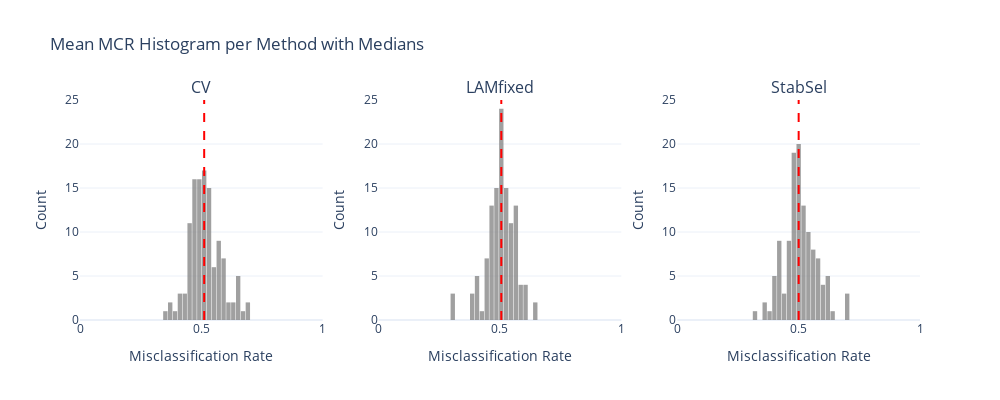

Write notebook code for a chart like this one.
### Code cell
mcr_data = {
    'CV': [],
    'LAMfixed': [],
    'StabSel': []
}
for cluster_vals in avg_mcr_results.values():
    for level_vals in cluster_vals.values():
        mcr_data['CV'].append(level_vals['mean_MCR_CV'])
        mcr_data['LAMfixed'].append(level_vals['mean_MCR_LAMfixed'])
        mcr_data['StabSel'].append(level_vals['mean_MCR_StabSel'])

# Calculate global range for histogram bins
all_values = np.concatenate([mcr_data[m] for m in mcr_data])
x_min, x_max = all_values.min(), all_values.max()
nbins = 20
bin_width = (x_max - x_min) / nbins

# Create histogram subplots
methods = ['CV', 'LAMfixed', 'StabSel']
fig = make_subplots(rows=1, cols=3, subplot_titles=methods)

# Add histograms
for i, method in enumerate(methods):
    median = np.median(mcr_data[method])
    bin_start = median - ((np.floor((median - x_min) / bin_width) + 0.5) * bin_width)
    fig.add_trace(go.Histogram(
        x=mcr_data[method],
        name=method,
        xbins=dict(start=bin_start, end=x_max, size=bin_width),
        marker_color='gray',
        opacity=0.75,
        showlegend=False
    ), row=1, col=i+1)

# Add vertical lines for medians
for i, method in enumerate(methods):
    median_value = np.median(mcr_data[method])
    fig.add_shape(
        type="line",
        x0=median_value, x1=median_value,
        y0=0, y1=1,
        xref=f"x{i+1}",
        yref="paper",
        line=dict(color="red", width=2, dash="dash"),
    )

# Update layout
fig.update_layout(
    title_text="Mean MCR Histogram per Method with Medians",
    height=400,
    width=1000,
    template='plotly_white',
    bargap=0.1
)

# Sync x-axis and label
for i in range(1, 4):
    fig.update_xaxes(title_text="Misclassification Rate", range=[0, 1], row=1, col=i)
    fig.update_yaxes(title_text="Count", range=[0, 25], row=1, col=i)

fig.show()

fig.write_image("plots/png/avg_mcr_histogram.png")
fig.write_image("plots/pdf/avg_mcr_histogram.pdf")
fig.write_image("plots/svg/avg_mcr_histogram.svg")
fig.write_html("plots/html/avg_mcr_histogram.html")

### Figure 1 — Plotly figure (JSON) as saved in the notebook; plotly's stock layout.template omitted (floating-point values rounded to 4 significant figures)
{"data": [{"marker": {"color": "gray"}, "name": "CV", "opacity": 0.75, "showlegend": false, "type": "histogram", "x": [0.5089, 0.4778, 0.5189, 0.48, 0.4789, 0.48, 0.4822, 0.5167, 0.4944, 0.5, 0.5333, 0.6056, 0.5667, 0.5833, 0.5944, 0.6167, 0.5167, 0.5115, 0.541, 0.4628, 0.4667, 0.4808, 0.4731, 0.4833, 0.5091, 0.4727, 0.5091, 0.5182, 0.4545, 0.4182, 0.4227, 0.4091, 0.5119, 0.4595, 0.4833, 0.4976, 0.5, 0.4524, 0.4548, 0.4595, 0.519, 0.519, 0.5619, 0.5, 0.5095, 0.4452, 0.4476, 0.5071, 0.5, 0.5, 0.45, 0.525, 0.7, 0.45, 0.425, 0.375, 0.625, 0.675, 0.525, 0.625, 0.65, 0.5625, 0.5875, 0.5625, 0.47, 0.47, 0.55, 0.5, 0.54, 0.6, 0.59, 0.59, 0.5437, 0.4875, 0.5188, 0.5437, 0.5437, 0.45, 0.4375, 0.4625, 0.525, 0.5125, 0.5625, 0.375, 0.575, 0.475, 0.475, 0.4625, 0.4, 0.5, 0.3, 0.35, 0.6, 0.65, 0.65, 0.7, 0.525, 0.4929, 0.5179, 0.5321, 0.5607, 0.5643, 0.5643, 0.5393, 0.5429, 0.5286, 0.5, 0.5143, 0.5714, 0.4571, 0.4643, 0.4214, 0.5, 0.5375, 0.525, 0.5375, 0.525, 0.65, 0.65, 0.5375], "xaxis": "x", "xbins": {"end": 0.7, "size": 0.02, "start": 0.3017}, "yaxis": "y"}, {"marker": {"color": "gray"}, "name": "LAMfixed", "opacity": 0.75, "showlegend": false, "type": "histogram", "x": [0.49, 0.4844, 0.5122, 0.4867, 0.4856, 0.5011, 0.5044, 0.5044, 0.5111, 0.5, 0.5667, 0.6444, 0.5611, 0.5944, 0.6, 0.5611, 0.5167, 0.5115, 0.5295, 0.4859, 0.4628, 0.4731, 0.4718, 0.4654, 0.5, 0.4818, 0.5, 0.5409, 0.4591, 0.3955, 0.3955, 0.3909, 0.4548, 0.4738, 0.5286, 0.4667, 0.5024, 0.4476, 0.4429, 0.481, 0.5286, 0.5262, 0.5643, 0.5095, 0.4929, 0.4905, 0.4905, 0.5095, 0.45, 0.45, 0.425, 0.575, 0.55, 0.5, 0.5, 0.45, 0.5625, 0.6125, 0.4875, 0.5125, 0.5875, 0.5625, 0.5625, 0.525, 0.47, 0.47, 0.57, 0.53, 0.55, 0.52, 0.52, 0.51, 0.5375, 0.5, 0.5062, 0.5813, 0.525, 0.525, 0.5188, 0.5, 0.5125, 0.475, 0.5375, 0.5125, 0.5625, 0.3875, 0.3875, 0.45, 0.4, 0.3, 0.3, 0.3, 0.65, 0.4, 0.4, 0.55, 0.4821, 0.5071, 0.5536, 0.5821, 0.5571, 0.5429, 0.5393, 0.5536, 0.5286, 0.5, 0.4643, 0.4714, 0.5357, 0.4929, 0.4929, 0.4571, 0.4875, 0.525, 0.525, 0.5625, 0.5, 0.6125, 0.6125, 0.575], "xaxis": "x2", "xbins": {"end": 0.7, "size": 0.02, "start": 0.2953}, "yaxis": "y2"}, {"marker": {"color": "gray"}, "name": "StabSel", "opacity": 0.75, "showlegend": false, "type": "histogram", "x": [0.4778, 0.4911, 0.51, 0.4933, 0.4856, 0.4933, 0.5033, 0.5344, 0.4889, 0.4778, 0.5833, 0.6222, 0.5389, 0.6167, 0.6278, 0.5778, 0.4859, 0.5077, 0.5256, 0.5141, 0.4987, 0.4692, 0.4679, 0.5256, 0.5091, 0.5364, 0.5364, 0.5364, 0.4409, 0.4545, 0.4682, 0.4455, 0.4619, 0.4952, 0.531, 0.481, 0.4881, 0.4048, 0.4048, 0.4571, 0.4476, 0.4619, 0.5762, 0.5214, 0.4833, 0.4929, 0.481, 0.5048, 0.55, 0.475, 0.425, 0.35, 0.425, 0.5, 0.5, 0.5, 0.55, 0.625, 0.5625, 0.575, 0.55, 0.425, 0.425, 0.475, 0.48, 0.42, 0.55, 0.49, 0.54, 0.48, 0.47, 0.49, 0.5938, 0.4813, 0.5375, 0.575, 0.4688, 0.5312, 0.525, 0.525, 0.5, 0.525, 0.5, 0.4125, 0.5, 0.4875, 0.4875, 0.4125, 0.55, 0.7, 0.6, 0.4, 0.35, 0.7, 0.7, 0.5, 0.4607, 0.4179, 0.5571, 0.6, 0.5393, 0.525, 0.5179, 0.5107, 0.5143, 0.5143, 0.4786, 0.4929, 0.4714, 0.3929, 0.3714, 0.4, 0.4125, 0.3125, 0.5625, 0.6125, 0.575, 0.5875, 0.6, 0.6375], "xaxis": "x3", "xbins": {"end": 0.7, "size": 0.02, "start": 0.29}, "yaxis": "y3"}], "layout": {"annotations": [{"font": {"size": 16}, "showarrow": false, "text": "CV", "x": 0.1444, "xanchor": "center", "xref": "paper", "y": 1, "yanchor": "bottom", "yref": "paper"}, {"font": {"size": 16}, "showarrow": false, "text": "LAMfixed", "x": 0.5, "xanchor": "center", "xref": "paper", "y": 1, "yanchor": "bottom", "yref": "paper"}, {"font": {"size": 16}, "showarrow": false, "text": "StabSel", "x": 0.8556, "xanchor": "center", "xref": "paper", "y": 1, "yanchor": "bottom", "yref": "paper"}], "bargap": 0.1, "height": 400, "shapes": [{"line": {"color": "red", "dash": "dash", "width": 2}, "type": "line", "x0": 0.5117, "x1": 0.5117, "xref": "x", "y0": 0, "y1": 1, "yref": "paper"}, {"line": {"color": "red", "dash": "dash", "width": 2}, "type": "line", "x0": 0.5053, "x1": 0.5053, "xref": "x2", "y0": 0, "y1": 1, "yref": "paper"}, {"line": {"color": "red", "dash": "dash", "width": 2}, "type": "line", "x0": 0.5, "x1": 0.5, "xref": "x3", "y0": 0, "y1": 1, "yref": "paper"}], "title": {"text": "Mean MCR Histogram per Method with Medians"}, "width": 1000, "xaxis": {"anchor": "y", "domain": [0, 0.2889], "range": [0, 1], "title": {"text": "Misclassification Rate"}, "type": "linear"}, "xaxis2": {"anchor": "y2", "domain": [0.3556, 0.6444], "range": [0, 1], "title": {"text": "Misclassification Rate"}, "type": "linear"}, "xaxis3": {"anchor": "y3", "domain": [0.7111, 1], "range": [0, 1], "title": {"text": "Misclassification Rate"}, "type": "linear"}, "yaxis": {"anchor": "x", "domain": [0, 1], "range": [0, 25], "title": {"text": "Count"}}, "yaxis2": {"anchor": "x2", "domain": [0, 1], "range": [0, 25], "title": {"text": "Count"}}, "yaxis3": {"anchor": "x3", "domain": [0, 1], "range": [0, 25], "title": {"text": "Count"}}}}
